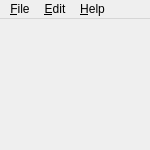
<?xml version="1.0" encoding="UTF-8"?>
<ui version="4.0">
 <class>mvd::MainWindow</class>
 <widget class="QMainWindow" name="mvd::MainWindow">
  <property name="geometry">
   <rect>
    <x>0</x>
    <y>0</y>
    <width>150</width>
    <height>150</height>
   </rect>
  </property>
  <property name="windowTitle">
   <string>Main window</string>
  </property>
  <property name="locale">
   <locale language="C" country="AnyCountry"/>
  </property>
  <widget class="QWidget" name="m_CentralWidget"/>
  <widget class="QMenuBar" name="m_MenuBar">
   <property name="geometry">
    <rect>
     <x>0</x>
     <y>0</y>
     <width>150</width>
     <height>25</height>
    </rect>
   </property>
   <widget class="QMenu" name="menu_File">
    <property name="title">
     <string>&amp;File</string>
    </property>
    <addaction name="separator"/>
    <addaction name="action_Quit"/>
   </widget>
   <widget class="QMenu" name="menu_Help">
    <property name="title">
     <string>&amp;Help</string>
    </property>
    <addaction name="action_About"/>
   </widget>
   <widget class="QMenu" name="menu_Edit">
    <property name="title">
     <string>&amp;Edit</string>
    </property>
    <addaction name="action_Preferences"/>
   </widget>
   <addaction name="menu_File"/>
   <addaction name="menu_Edit"/>
   <addaction name="menu_Help"/>
  </widget>
  <action name="action_Quit">
   <property name="text">
    <string>&amp;Quit</string>
   </property>
   <property name="toolTip">
    <string>Quit application.</string>
   </property>
   <property name="shortcut">
    <string>Ctrl+Q</string>
   </property>
  </action>
  <action name="action_ImportImage">
   <property name="enabled">
    <bool>true</bool>
   </property>
   <property name="icon">
    <iconset resource="mvdMainWindow.qrc">
     <normaloff>:/icons/action_Open_Icon</normaloff>:/icons/action_Open_Icon</iconset>
   </property>
   <property name="text">
    <string>&amp;Import image...</string>
   </property>
   <property name="iconText">
    <string>Import image...</string>
   </property>
   <property name="toolTip">
    <string>Import image-file.</string>
   </property>
   <property name="shortcut">
    <string>Ctrl+O</string>
   </property>
  </action>
  <action name="action_About">
   <property name="text">
    <string>&amp;About...</string>
   </property>
   <property name="iconText">
    <string>About...</string>
   </property>
   <property name="toolTip">
    <string>About...</string>
   </property>
  </action>
  <action name="action_Preferences">
   <property name="enabled">
    <bool>false</bool>
   </property>
   <property name="text">
    <string>Prefere&amp;nces</string>
   </property>
  </action>
 </widget>
 <resources>
  <include location="mvdMainWindow.qrc"/>
 </resources>
 <connections/>
</ui>
